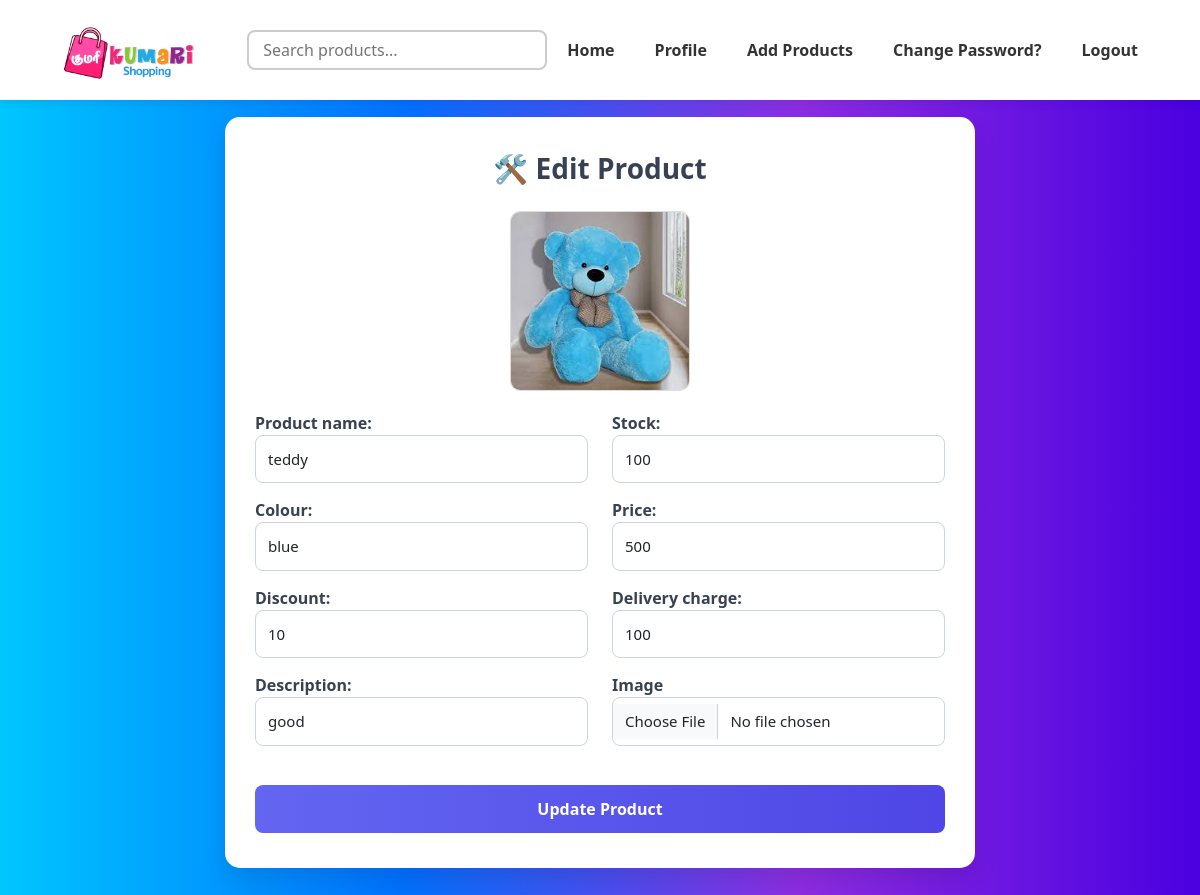
Page /edit_products/18/ (signed in) on the earlier database version.
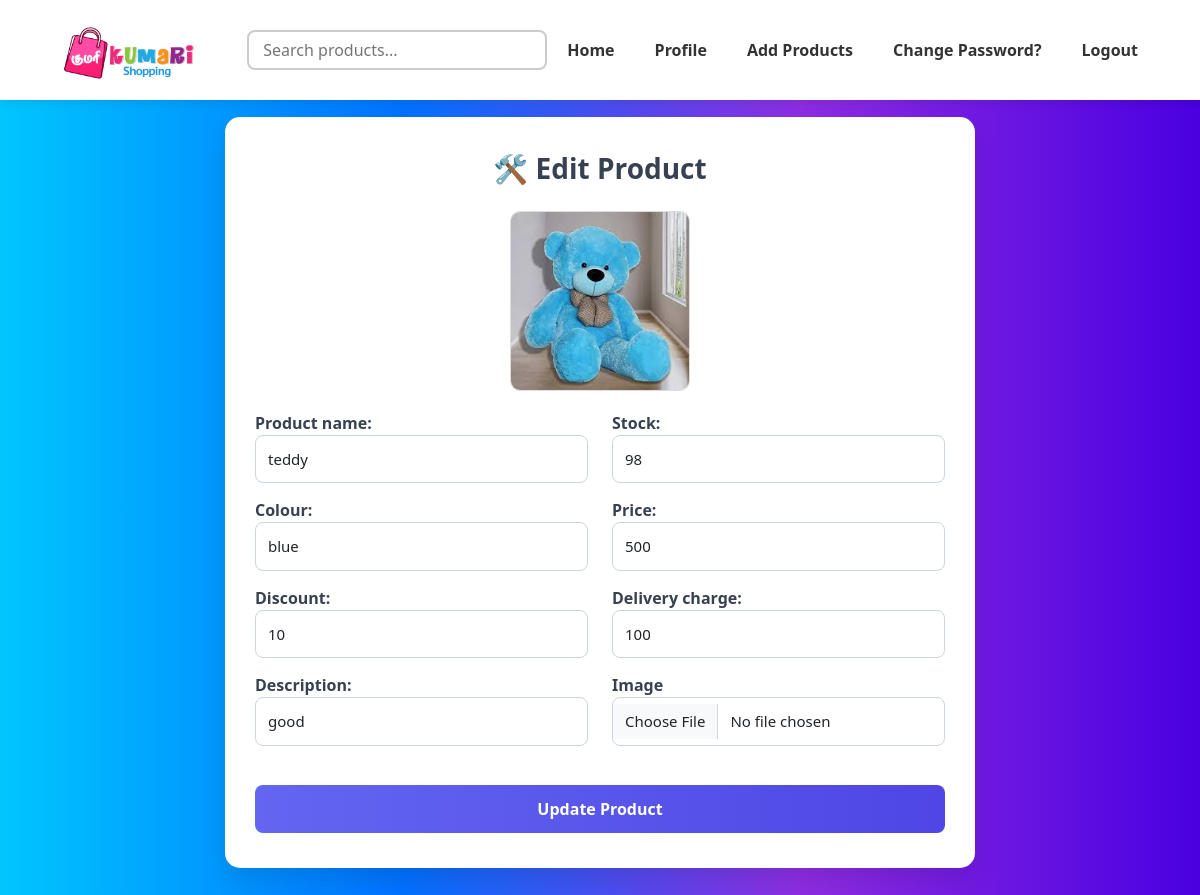
Same page on the later database version.
### accounts/models.py (models this page shows)
class Products(models.Model):
    seller = models.ForeignKey(CustomUser, on_delete=models.CASCADE, limit_choices_to={'user_type': 'seller'})
    image=models.ImageField(upload_to='product_images/')
    product_name=models.CharField(max_length=25,
        validators=[RegexValidator(r'^[a-zA-Z][a-zA-Z]*$','Enter a valid product name.')]
    )
    colour=models.CharField(max_length=20,
        validators=[RegexValidator(r'^[a-zA-Z][a-zA-Z]*$','Enter a valid colour.')]
    )
    description=models.CharField(max_length=200,
        validators=[RegexValidator(r'^[a-zA-Z0-9\s.,-]*$','Only alphanumeric characters and certain punctuation are allowed.')]
    )
    price=models.PositiveIntegerField()
    discount=models.PositiveIntegerField(
        validators=[RegexValidator(r'^\d{1,2}%?$', 'Enter a valid discount amount.')]
    )
    delivery_charge=models.PositiveIntegerField()
    stock=models.PositiveIntegerField()

### accounts/views.py (the view)
# urls.py: path('edit_products/<int:product_id>/',views.edit_products,name='edit_products'),
@login_required
def edit_products(request,product_id):
    if request.user.user_type != 'seller':
        return HttpResponseForbidden("Only the required sellers can edit their products.")
    product=get_object_or_404(Products,id=product_id,seller=request.user)
    if request.method=='POST':
        form=ProductsAddingForm(request.POST,request.FILES,instance=product)
        if form.is_valid():
            form.save()
            return redirect('view_products')
    else:
        form=ProductsAddingForm(instance=product)
    return render(request,'edit_products.html',{'form':form})

### accounts/forms.py
class ProductsAddingForm(forms.ModelForm):
    class Meta:
        model=Products
        fields='__all__'
        widgets = {
            'image': forms.ClearableFileInput(attrs={'class': 'form-control','placeholder': 'Choose an image'}),
            'product_name': forms.TextInput(attrs={'class': 'form-control','placeholder': 'Enter product name'}),
            'colour': forms.TextInput(attrs={'class': 'form-control','placeholder': 'Enter color'}),
            'description': forms.TextInput(attrs={'class': 'form-control','placeholder': 'Enter product description'}),
            'price': forms.NumberInput(attrs={'class': 'form-control','placeholder': 'Enter price'}),
            'discount': forms.NumberInput(attrs={'class': 'form-control','placeholder': 'Enter discount (e.g. 10%)'}),
            'delivery_charge': forms.NumberInput(attrs={'class': 'form-control','placeholder': 'Enter delivery charge'}),
            'stock': forms.NumberInput(attrs={'class': 'form-control','placeholder': 'Enter stock quantity'}),
        }
        exclude=['seller']

### templates/edit_products.html (shortened to what this page needs)
{% extends "base.html" %}
{% load static %}
{% block content %}
<div class="edit-product-wrapper">
  <div class="edit-card">
    <div class="edit-header">
      <h3>🛠️ Edit Product</h3>
    </div>
    <form method="post" enctype="multipart/form-data">
      {% if form.instance.image %}
        <div class="current-image">
          <img src="{{ form.instance.image.url }}" alt="Current Product Image">
        </div>
      {% endif %}
      <div class="row">
        <div class="col-md-6">
          {{ form.product_name.label_tag }} {{ form.product_name }}
          {{ form.colour.label_tag }} {{ form.colour }}
          {{ form.discount.label_tag }} {{ form.discount }}
          {{ form.description.label_tag }} {{ form.description }}
        </div>
        <div class="col-md-6">
          {{ form.stock.label_tag }} {{ form.stock }}
          {{ form.price.label_tag }} {{ form.price }}
          {{ form.delivery_charge.label_tag }} {{ form.delivery_charge }}
          <label for="{{ form.image.id_for_label }}">Image</label>
          <input type="file" name="{{ form.image.html_name }}" class="form-control" id="{{ form.image.id_for_label }}">
        </div>
      </div>
      <div class="text-center mt-4">
        <button type="submit" class="submit-btn">Update Product</button>
      </div>
    </form>
  </div>
</div>
{% endblock %}

Differences in the rows shown:
changed Products "teddy": stock "100" → "98"
